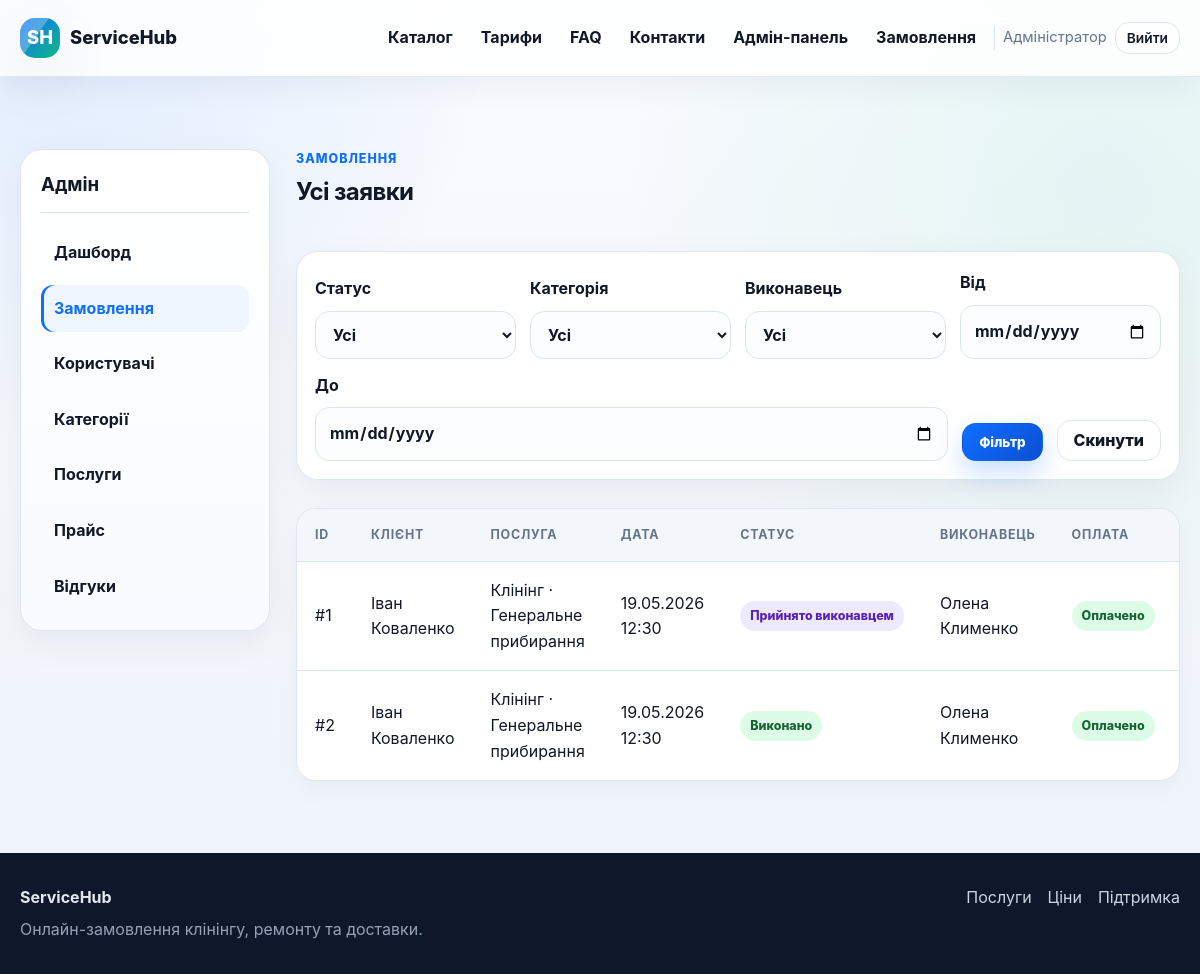
Page /admin/orders (signed in) on the committed database.
### tables this page shows
CREATE TABLE users (
    id INTEGER PRIMARY KEY AUTOINCREMENT,
    role TEXT NOT NULL CHECK (role IN ('client', 'worker', 'admin')),
    full_name TEXT NOT NULL,
    email TEXT NOT NULL UNIQUE,
    password_hash TEXT NOT NULL,
    phone TEXT,
    city TEXT,
    address TEXT,
    specialization TEXT,
    service_area TEXT,
    schedule TEXT,
    price_text TEXT,
    is_blocked INTEGER NOT NULL DEFAULT 0,
    created_at TEXT NOT NULL DEFAULT CURRENT_TIMESTAMP
);

CREATE TABLE orders (
    id INTEGER PRIMARY KEY AUTOINCREMENT,
    client_id INTEGER NOT NULL,
    worker_id INTEGER,
    category_id INTEGER NOT NULL,
    service_id INTEGER NOT NULL,
    city TEXT NOT NULL,
    street TEXT NOT NULL,
    building TEXT NOT NULL,
    apartment TEXT,
    preferred_at TEXT NOT NULL,
    description TEXT,
    cleaning_area REAL,
    rooms INTEGER,
    extra_options TEXT,
    repair_type TEXT,
    repair_hours REAL,
    urgency TEXT NOT NULL DEFAULT 'normal',
    photo_filename TEXT,
    delivery_from TEXT,
    delivery_to TEXT,
    delivery_distance_km REAL,
    weight REAL,
    dimensions TEXT,
    estimated_price REAL NOT NULL DEFAULT 0,
    final_price REAL,
    status TEXT NOT NULL DEFAULT 'Нове',
    is_paid INTEGER NOT NULL DEFAULT 0,
    paid_at TEXT,
    created_at TEXT NOT NULL DEFAULT CURRENT_TIMESTAMP,
    updated_at TEXT NOT NULL DEFAULT CURRENT_TIMESTAMP,
    FOREIGN KEY (client_id) REFERENCES users(id) ON DELETE CASCADE,
    FOREIGN KEY (worker_id) REFERENCES users(id) ON DELETE SET NULL,
    FOREIGN KEY (category_id) REFERENCES categories(id) ON DELETE RESTRICT,
    FOREIGN KEY (service_id) REFERENCES services(id) ON DELETE RESTRICT
);

CREATE TABLE categories (
    id INTEGER PRIMARY KEY AUTOINCREMENT,
    name TEXT NOT NULL UNIQUE,
    slug TEXT NOT NULL UNIQUE,
    description TEXT,
    is_active INTEGER NOT NULL DEFAULT 1,
    created_at TEXT NOT NULL DEFAULT CURRENT_TIMESTAMP
);

CREATE TABLE services (
    id INTEGER PRIMARY KEY AUTOINCREMENT,
    category_id INTEGER NOT NULL,
    name TEXT NOT NULL,
    slug TEXT NOT NULL,
    description TEXT,
    unit_label TEXT,
    is_active INTEGER NOT NULL DEFAULT 1,
    created_at TEXT NOT NULL DEFAULT CURRENT_TIMESTAMP,
    FOREIGN KEY (category_id) REFERENCES categories(id) ON DELETE RESTRICT,
    UNIQUE (category_id, slug)
);

### app.py (the view)
@app.route("/admin/orders")
@role_required("admin")
def admin_orders():
    status = request.args.get("status") or ""
    category_id = request.args.get("category_id") or ""
    worker_id = request.args.get("worker_id") or ""
    date_from = request.args.get("date_from") or ""
    date_to = request.args.get("date_to") or ""
    where = ["1=1"]
    params: list = []
    if status:
        where.append("o.status = ?")
        params.append(status)
    if category_id:
        where.append("o.category_id = ?")
        params.append(category_id)
    if worker_id:
        where.append("o.worker_id = ?")
        params.append(worker_id)
    if date_from:
        where.append("DATE(o.created_at) >= DATE(?)")
        params.append(date_from)
    if date_to:
        where.append("DATE(o.created_at) <= DATE(?)")
        params.append(date_to)
    orders = db_all(
        f"""
        SELECT o.*, s.name AS service_name, c.name AS category_name, client.full_name AS client_name,
               worker.full_name AS worker_name
        FROM orders o
        JOIN services s ON s.id = o.service_id
        JOIN categories c ON c.id = o.category_id
        JOIN users client ON client.id = o.client_id
        LEFT JOIN users worker ON worker.id = o.worker_id
        WHERE {' AND '.join(where)}
        ORDER BY o.created_at DESC
        """,
        tuple(params),
    )
    categories = db_all("SELECT * FROM categories ORDER BY name")
    workers = db_all("SELECT id, full_name, specialization FROM users WHERE role = 'worker' ORDER BY full_name")
    return render_template(
        "admin/orders.html",
        orders=orders,
        categories=categories,
        workers=workers,
        selected_status=status,
        selected_category=category_id,
        selected_worker=worker_id,
        date_from=date_from,
        date_to=date_to,
    )

### app.py (called while the page is built)
def get_db() -> sqlite3.Connection:
    if "db" not in g:
        db = sqlite3.connect(app.config["DATABASE"])
        db.row_factory = sqlite3.Row
        db.execute("PRAGMA foreign_keys = ON")
        g.db = db
    return g.db

def db_one(query: str, params: tuple = ()) -> sqlite3.Row | None:
    return get_db().execute(query, params).fetchone()

def db_all(query: str, params: tuple = ()) -> list[sqlite3.Row]:
    return get_db().execute(query, params).fetchall()

def format_datetime(value: str | None) -> str:
    if not value:
        return "—"
    try:
        clean = value.replace("T", " ").split(".")[0]
        dt = datetime.fromisoformat(clean)
        return dt.strftime("%d.%m.%Y %H:%M")
    except ValueError:
        return value

def money(value: float | int | str | None) -> str:
    if value is None or value == "":
        return "—"
    try:
        return f"{float(value):,.2f} грн".replace(",", " ")
    except (TypeError, ValueError):
        return str(value)

def spec_label(spec: str | None) -> str:
    return SPECIALIZATIONS.get(spec or "", spec or "—")

def status_class(status: str | None) -> str:
    mapping = {
        "Нове": "new",
        "Очікує підтвердження": "pending",
        "Прийнято виконавцем": "accepted",
        "В дорозі / В роботі": "progress",
        "Виконано": "done",
        "Скасовано": "cancelled",
    }
    return mapping.get(status or "", "default")

def current_user() -> sqlite3.Row | None:
    user_id = session.get("user_id")
    if not user_id:
        return None
    return db_one("SELECT * FROM users WHERE id = ?", (user_id,))

@app.before_request
def load_logged_in_user():
    g.user = current_user()
    if g.user and g.user["is_blocked"] and request.endpoint not in {"logout", "static"}:
        session.clear()
        g.user = None
        flash("Ваш обліковий запис заблоковано адміністратором.", "danger")
        return redirect(url_for("login"))
    return None

def role_required(*roles_required: str):
    def decorator(view):
        @wraps(view)
        def wrapped_view(*args, **kwargs):
            if g.user is None:
                flash("Спочатку увійдіть у систему.", "warning")
                return redirect(url_for("login", next=request.path))
            if g.user["role"] not in roles_required:
                abort(403)
            return view(*args, **kwargs)
        return wrapped_view
    return decorator

### templates/admin/orders.html (shortened to what this page needs)
{% extends 'base.html' %}
{% block content %}
<section class="section">
    <div class="container dashboard-layout">
        <aside class="side-card">
            <h3>Адмін</h3>
            <a href="{{ url_for('admin_dashboard') }}">Дашборд</a>
            <a class="active" href="{{ url_for('admin_orders') }}">Замовлення</a>
            <a href="{{ url_for('admin_users') }}">Користувачі</a>
            <a href="{{ url_for('admin_categories') }}">Категорії</a>
            <a href="{{ url_for('admin_services') }}">Послуги</a>
            <a href="{{ url_for('admin_prices') }}">Прайс</a>
            <a href="{{ url_for('admin_reviews') }}">Відгуки</a>
        </aside>
        <div class="dashboard-main">
            <div class="section-head"><div><div class="eyebrow">Замовлення</div><h1>Усі заявки</h1></div></div>
            <form class="filter-bar" method="get">
                <label>Статус<select name="status"><option value="">Усі</option></select></label>
                <label>Категорія<select name="category_id"><option value="">Усі</option></select></label>
                <label>Виконавець<select name="worker_id"><option value="">Усі</option></select></label>
                <label>Від<input type="date" name="date_from" value="{{ date_from }}"></label>
                <label>До<input type="date" name="date_to" value="{{ date_to }}"></label>
                <button class="btn btn-primary" type="submit">Фільтр</button>
                <a class="btn btn-outline" href="{{ url_for('admin_orders') }}">Скинути</a>
            </form>
            <div class="table-card mt-lg">
                <table>
                    <thead><tr><th>ID</th><th>Клієнт</th><th>Послуга</th><th>Дата</th><th>Статус</th><th>Виконавець</th><th>Оплата</th><th>Ціна</th><th></th></tr></thead>
                    <tbody>
                    {% for order in orders %}
                        <tr>
                            <td>#{{ order.id }}</td><td>{{ order.client_name }}</td><td>{{ order.category_name }} · {{ order.service_name }}</td><td>{{ format_datetime(order.created_at) }}</td><td><span class="status-pill status-{{ status_class(order.status) }}">{{ order.status }}</span></td><td>{{ order.worker_name or '—' }}</td><td>{% if order.is_paid %}<span class="badge success">Оплачено</span>{% else %}<span class="badge">Ні</span>{% endif %}</td><td>{{ money(order.final_price or order.estimated_price) }}</td><td><a href="{{ url_for('admin_order_detail', order_id=order.id) }}">Деталі</a></td>
                        </tr>
                    {% else %}
                        <tr><td colspan="9" class="muted center">Замовлення не знайдено.</td></tr>
                    {% endfor %}
                    </tbody>
                </table>
            </div>
        </div>
    </div>
</section>
{% endblock %}

### templates/base.html (shortened to what this page needs)
<!doctype html>
<html lang="uk">
<head>
    <link rel="stylesheet" href="{{ url_for('static', filename='css/style.css') }}">
</head>
<body>
<header class="site-header">
    <div class="container header-inner">
        <a class="brand" href="{{ url_for('home') }}">
            <span class="brand-mark">SH</span>
            <span>ServiceHub</span>
        </a>
        <nav class="nav" data-nav>
            <a href="{{ url_for('catalog') }}">Каталог</a>
            <a href="{{ url_for('prices_public') }}">Тарифи</a>
            <a href="{{ url_for('faq') }}">FAQ</a>
            <a href="{{ url_for('contacts') }}">Контакти</a>
            {% if current_user %}
                {% if current_user.role == 'client' %}
                    <a href="{{ url_for('client_dashboard') }}">Кабінет</a>
                    <a class="btn btn-sm btn-primary" href="{{ url_for('client_create_order') }}">Замовити</a>
                {% elif current_user.role == 'worker' %}
                    <a href="{{ url_for('worker_dashboard') }}">Кабінет</a>
                    <a href="{{ url_for('worker_available_orders') }}">Доступні заявки</a>
                {% elif current_user.role == 'admin' %}
                    <a href="{{ url_for('admin_dashboard') }}">Адмін-панель</a>
                    <a href="{{ url_for('admin_orders') }}">Замовлення</a>
                {% endif %}
                <span class="nav-user">{{ current_user.full_name }}</span>
                <a class="btn btn-sm btn-outline" href="{{ url_for('logout') }}">Вийти</a>
            {% else %}
                <a href="{{ url_for('login') }}">Вхід</a>
                <a class="btn btn-sm btn-primary" href="{{ url_for('register') }}">Реєстрація</a>
            {% endif %}
        </nav>
    </div>
</header>
<main class="page">
    {% block content %}{% endblock %}
</main>
<footer class="site-footer">
    <div class="container footer-inner">
        <div>
            <strong>ServiceHub</strong>
            <p>Онлайн-замовлення клінінгу, ремонту та доставки.</p>
        </div>
        <div class="footer-links">
            <a href="{{ url_for('catalog') }}">Послуги</a>
            <a href="{{ url_for('prices_public') }}">Ціни</a>
            <a href="{{ url_for('contacts') }}">Підтримка</a>
        </div>
    </div>
</footer>
</body>
</html>

### rows in the picture
users: full_name "Адміністратор"
orders: id "1", client_name "Іван Коваленко", category_name "Клінінг", service_name "Генеральне прибирання", created_at "19.05.2026 12:30", status "Прийнято виконавцем", full_name "Олена Клименко", is_paid "Оплачено"
orders: id "2", client_name "Іван Коваленко", category_name "Клінінг", service_name "Генеральне прибирання", created_at "19.05.2026 12:30", status "Виконано", full_name "Олена Клименко", is_paid "Оплачено"
